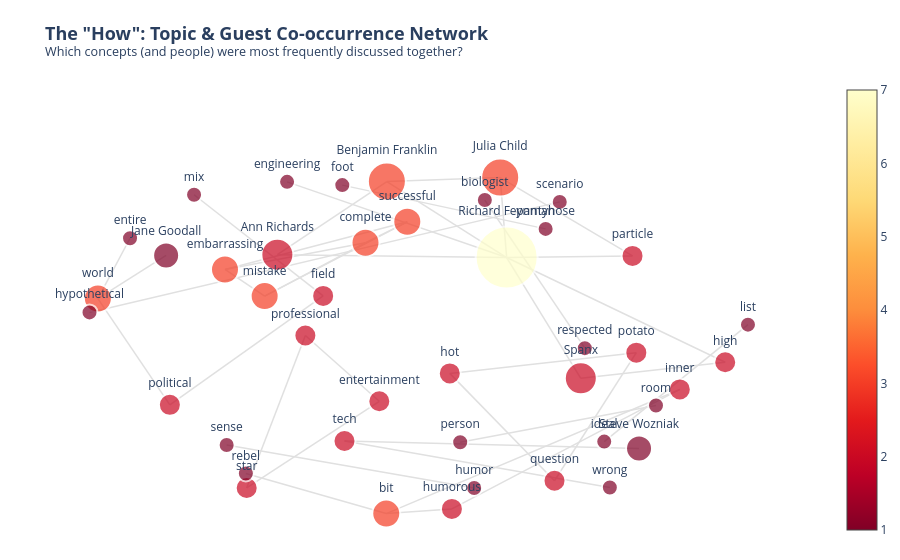

The code cell stored with this chart in its notebook:
### Code cell
# 1. BRING IN PHASE 1 ANALYSIS: Our resolved VIPs and Brands
alias_map = {
    "Benjamin Franklin": "Benjamin Franklin", "Ben Franklin": "Benjamin Franklin", "Ben": "Benjamin Franklin", "Franklin": "Benjamin Franklin",
    "Ann Richards": "Ann Richards",
    "Dolly Parton": "Dolly Parton", "Dolly": "Dolly Parton",
    "Trevor Noah": "Trevor Noah",
    "Richard Feynman": "Richard Feynman", "Richard": "Richard Feynman", "Feynman": "Richard Feynman",
    "Jane Goodall": "Jane Goodall", "Jane": "Jane Goodall",
    "Steve Wozniak": "Steve Wozniak", "The Woz": "Steve Wozniak", "Woz": "Steve Wozniak", "Wozniak": "Steve Wozniak",
    "Sara Blakely": "Sara Blakely",
    "Maya Angelou": "Maya Angelou",
    "Julia Child": "Julia Child", "Julia": "Julia Child", "Julia Childs": "Julia Child",
    "Spanx": "Spanx", "Cornell": "Cornell"
}

valid_pos = ['NOUN', 'ADJ'] 
custom_stop_words = ["dinner", "table", "conversation", "guest", "time", "people", "way", "day", "thing"]
sentence_tokens = []

# 2. Smart Extraction: Guests + Topics
for sent in doc.sents:
    tokens_in_sent = set() 
    
    for ent in sent.ents:
        name = ent.text.strip()
        if name in alias_map:
            tokens_in_sent.add(alias_map[name])
            
    for token in sent:
        if token.pos_ in valid_pos and not token.is_stop and not token.is_punct:
            lemma = token.lemma_.lower().strip()
            if lemma not in custom_stop_words and len(lemma) > 2:
                if lemma not in [v.lower() for v in alias_map.values()]:
                    tokens_in_sent.add(lemma)
                    
    if len(tokens_in_sent) > 1:
        sentence_tokens.append(list(tokens_in_sent))

# 3. Create connections (edges)
edges = []
for tokens in sentence_tokens:
    for pair in itertools.combinations(sorted(tokens), 2):
        edges.append(pair)

edge_counts = pd.Series(edges).value_counts().reset_index()
edge_counts.columns = ['Pair', 'Weight']

# TWEAK 1: Drop from 60 to 40 to remove "noise"
top_edges = edge_counts.head(40)

# 4. Build the Network
G = nx.Graph()
for index, row in top_edges.iterrows():
    G.add_edge(row['Pair'][0], row['Pair'][1], weight=row['Weight'])

# TWEAK 2: Increase 'k' to force nodes further apart, and 'iterations' to let them settle
pos = nx.spring_layout(G, k=1.2, iterations=50, seed=42)

# 5. Extract Edge Coordinates
edge_x, edge_y = [], []
for edge in G.edges():
    x0, y0 = pos[edge[0]]
    x1, y1 = pos[edge[1]]
    edge_x.extend([x0, x1, None])
    edge_y.extend([y0, y1, None])

edge_trace = go.Scatter(
    x=edge_x, y=edge_y,
    line=dict(width=1.5, color='#E0E0E0'),
    hoverinfo='none', mode='lines'
)

# 6. Extract Node Coordinates
node_x, node_y, node_text, node_size = [], [], [], []
for node in G.nodes():
    x, y = pos[node]
    node_x.append(x); node_y.append(y); node_text.append(node)
    
    base_size = G.degree(node) * 6 + 10
    node_size.append(base_size + 10 if node in alias_map.values() else base_size)

# 7. Style the Nodes
node_trace = go.Scatter(
    x=node_x, y=node_y,
    mode='markers+text',
    text=node_text,
    textposition="top center",
    hoverinfo='text',
    marker=dict(
        showscale=True,
        colorscale='YlOrRd', reversescale=True,
        size=node_size,
        color=[G.degree(n) for n in G.nodes()],
        line_width=2, line_color='white'
    )
)

# 8. Render the Chart
fig3 = go.Figure(data=[edge_trace, node_trace],
             layout=go.Layout(
                title=dict(
                    text='<b>The "How": Topic & Guest Co-occurrence Network</b><br><sup>Which concepts (and people) were most frequently discussed together?</sup>',
                    font=dict(size=18)
                ),
                showlegend=False,
                hovermode='closest',
                height=800, # TWEAK 3: Taller canvas gives nodes room to breathe
                margin=dict(b=20,l=5,r=5,t=80),
                xaxis=dict(showgrid=False, zeroline=False, showticklabels=False),
                yaxis=dict(showgrid=False, zeroline=False, showticklabels=False),
                plot_bgcolor='white', paper_bgcolor='white'
             ))

fig3.show()

### Figure 1 — Plotly figure (JSON) as saved in the notebook; plotly's stock layout.template omitted (floating-point values rounded to 4 significant figures)
{"data": [{"hoverinfo": "none", "line": {"color": "#E0E0E0", "width": 1.5}, "mode": "lines", "type": "scatter", "x": [0.2506, 0.2701, null, 0.2506, -0.09217, null, 0.2506, 0.6508, null, 0.2701, -0.09217, null, 0.2701, -0.4234, null, 0.2701, 0.4944, null, 0.2701, -0.394, null, 0.2701, 0.9312, null, 0.2701, 0.6508, null, -0.7485, -0.9662, null, -0.7485, -0.2849, null, -0.9662, -0.8689, null, -0.9662, -0.7598, null, -0.2849, -0.6753, null, 0.6706, -0.2203, null, -0.2203, 0.5823, null, 0.1296, 0.7218, null, 0.1719, -0.5767, null, -0.09217, -0.4234, null, 0.0981, 0.4149, null, 0.0981, 0.6623, null, 0.4149, 0.6623, null, -0.115, -0.3387, null, -0.115, -0.5161, null, -0.3387, -0.5161, null, -0.227, 0.3881, null, 0.5653, 1.0, null, -0.1568, -0.03036, null, -0.1568, -0.4618, null, -0.1568, -0.5818, null, -0.03036, -0.4618, null, -0.03036, -0.5818, null, -0.4618, -0.5818, null, 0.4944, 0.9312, null, 0.2042, 0.5066, null, -0.9916, 0.4307, null, 0.1045, 0.7938, null, 0.1045, -0.09402, null, 0.7938, -0.09402, null, -0.09402, -0.5187, null], "y": [0.9002, 0.4484, null, 0.9002, 0.8777, null, 0.9002, 0.4574, null, 0.4484, 0.8777, null, 0.4484, 0.4647, null, 0.4484, -0.2345, null, 0.4484, 0.8759, null, 0.4484, -0.1437, null, 0.4484, 0.4574, null, -0.3841, 0.2165, null, -0.3841, 0.2314, null, 0.2165, 0.5573, null, 0.2165, 0.4599, null, 0.2314, 0.8031, null, -0.631, -0.5887, null, -0.5887, -0.8513, null, -0.5957, -0.388, null, -0.8538, -0.6113, null, 0.8777, 0.4647, null, -0.2064, -0.8131, null, -0.2064, -0.08917, null, -0.8131, -0.08917, null, -0.3641, 0.007752, null, -0.3641, -0.8538, null, 0.007752, -0.8538, null, 0.8576, 0.6103, null, -0.5918, 0.06892, null, 0.5318, 0.6502, null, 0.5318, 0.2303, null, 0.5318, 0.381, null, 0.6502, 0.2303, null, 0.6502, 0.381, null, 0.2303, 0.381, null, -0.2345, -0.1437, null, 0.7731, -0.06368, null, 0.1382, 0.7628, null, -0.9723, -0.2971, null, -0.9723, -0.9987, null, -0.2971, -0.9987, null, -0.9987, -0.7721, null]}, {"hoverinfo": "text", "marker": {"color": [3, 7, 2, 3, 2, 1, 1, 2, 1, 1, 1, 1, 3, 2, 2, 2, 2, 2, 2, 2, 2, 1, 1, 1, 1, 1, 3, 3, 3, 3, 2, 2, 1, 1, 1, 1, 1, 1, 1, 2, 2, 3, 1], "colorscale": [[0, "rgb(255,255,204)"], [0.125, "rgb(255,237,160)"], [0.25, "rgb(254,217,118)"], [0.375, "rgb(254,178,76)"], [0.5, "rgb(253,141,60)"], [0.625, "rgb(252,78,42)"], [0.75, "rgb(227,26,28)"], [0.875, "rgb(189,0,38)"], [1, "rgb(128,0,38)"]], "line": {"color": "white", "width": 2}, "reversescale": true, "showscale": true, "size": [38, 62, 22, 28, 22, 16, 26, 22, 16, 16, 16, 16, 38, 22, 22, 22, 22, 22, 22, 22, 32, 16, 16, 16, 16, 16, 28, 28, 28, 28, 32, 22, 26, 16, 16, 16, 16, 16, 16, 22, 22, 28, 16]}, "mode": "markers+text", "text": ["Julia Child", "Richard Feynman", "political", "world", "field", "mix", "Steve Wozniak", "tech", "person", "room", "humor", "sense", "Benjamin Franklin", "hot", "question", "entertainment", "professional", "potato", "star", "particle", "Ann Richards", "entire", "foot", "pantyhose", "ideal", "list", "complete", "successful", "mistake", "embarrassing", "Spanx", "high", "Jane Goodall", "engineering", "biologist", "respected", "hypothetical", "scenario", "wrong", "humorous", "inner", "bit", "rebel"], "textposition": "top center", "type": "scatter", "x": [0.2506, 0.2701, -0.7485, -0.9662, -0.2849, -0.6753, 0.6706, -0.2203, 0.1296, 0.7218, 0.1719, -0.5767, -0.09217, 0.0981, 0.4149, -0.115, -0.3387, 0.6623, -0.5161, 0.6508, -0.4234, -0.8689, -0.227, 0.3881, 0.5653, 1.0, -0.1568, -0.03036, -0.4618, -0.5818, 0.4944, 0.9312, -0.7598, -0.394, 0.2042, 0.5066, -0.9916, 0.4307, 0.5823, 0.1045, 0.7938, -0.09402, -0.5187], "y": [0.9002, 0.4484, -0.3841, 0.2165, 0.2314, 0.8031, -0.631, -0.5887, -0.5957, -0.388, -0.8538, -0.6113, 0.8777, -0.2064, -0.8131, -0.3641, 0.007752, -0.08917, -0.8538, 0.4574, 0.4647, 0.5573, 0.8576, 0.6103, -0.5918, 0.06892, 0.5318, 0.6502, 0.2303, 0.381, -0.2345, -0.1437, 0.4599, 0.8759, 0.7731, -0.06368, 0.1382, 0.7628, -0.8513, -0.9723, -0.2971, -0.9987, -0.7721]}], "layout": {"autosize": true, "dragmode": "zoom", "hovermode": "closest", "margin": {"b": 20, "l": 5, "r": 5, "t": 80}, "paper_bgcolor": "white", "plot_bgcolor": "white", "showlegend": false, "title": {"font": {"size": 18}, "text": "<b>The \"How\": Topic & Guest Co-occurrence Network</b><br><sup>Which concepts (and people) were most frequently discussed together?</sup>"}, "xaxis": {"autorange": false, "range": [-1.247, 1.221], "showgrid": false, "showticklabels": false, "type": "linear", "zeroline": false}, "yaxis": {"autorange": false, "range": [-1.148, 1.452], "showgrid": false, "showticklabels": false, "type": "linear", "zeroline": false}}}
